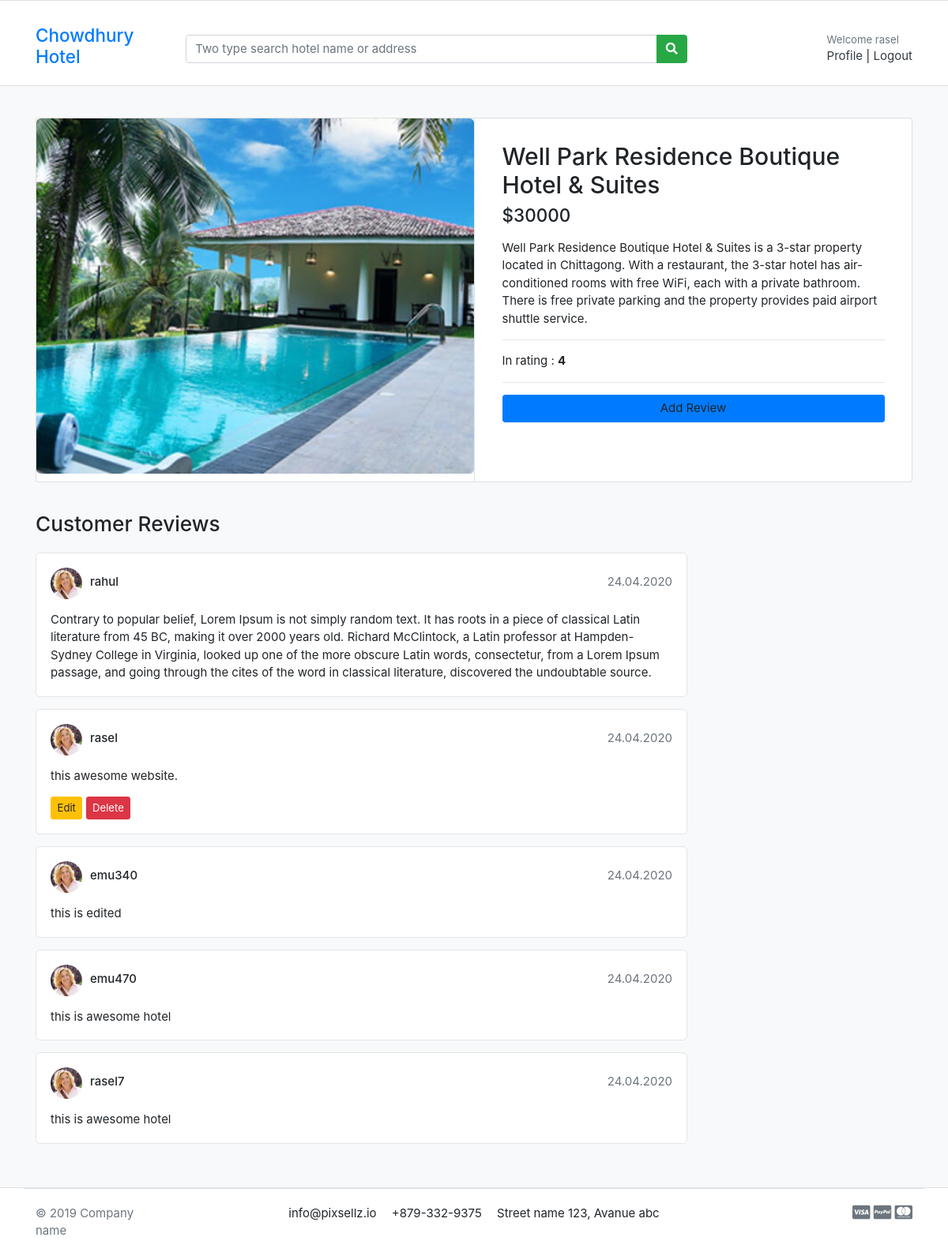
/hotel/5 (signed in), run on the app's committed database.
### store/models.py (models this page shows, shortened)
class Hotel(models.Model):
    REVIEW = (
        ('1','1'),
        ('2','2'),
        ('3','3'),
        ('4','4'),
        ('5','5')
    )
    hotel_name = models.CharField(max_length=100,unique=True)
    slug = models.CharField(max_length=100,unique=True)
    description = models.TextField()
    address = models.CharField(max_length=200)
    rating = models.CharField(max_length=30, choices=REVIEW)
    price = models.IntegerField()
    image = models.ImageField(upload_to='photos/hotel')
    is_available = models.BooleanField(default=True)
    created_date = models.DateTimeField(auto_now_add=True)
    modified_date = models.DateTimeField(auto_now=True)

class Review(models.Model):
    REVIEW = (
        ('1','1'),
        ('2','2'),
        ('3','3'),
        ('4','4'),
        ('5','5')
    )
    hotel = models.ForeignKey(Hotel, on_delete=models.CASCADE)
    user = models.ForeignKey(User, on_delete=models.CASCADE)
    rating = models.CharField(max_length=30, choices=REVIEW)
    comment = models.TextField()

### store/views.py (the view)
# urls.py: path('hotel/<slug:hotel_id>', views.hotel_details, name='hotel_details'),
def hotel_details(request,hotel_id):
    single_hotel = Hotel.objects.get(id = hotel_id)
    hotel_review = Review.objects.filter(hotel__id = hotel_id)
    return render(request, 'hotel/hotel_details.html', {'hotel':single_hotel, 'reviews':hotel_review})

### store/templates/hotel/hotel_details.html
{% extends 'base.html' %} {% block body %}
<section class="section-content padding-y bg">
  <div class="container">
    <div class="card">
      <div class="row no-gutters">
        <aside class="col-md-6">
          <article class="gallery-wrap">
            <div class="img-big-wrap">
              <a href="#"><img src="{{hotel.image.url}}" /></a>
            </div>
          </article>
        </aside>
        <main class="col-md-6 border-left">
          <article class="content-body">
            <h2 class="title">{{hotel.hotel_name}}</h2>
            <div class="mb-3">
              <var class="price h4">${{hotel.price}}</var>
            </div>
            <p>{{hotel.description}}</p>
            <hr />
            <p>In rating : <b>{{hotel.rating}}</b></p>
            <hr />
            {% if request.user.is_authenticated %}
            <a
              href="{% url 'review' hotel.id%}"
              class="btn btn-block bg-primary bg-gradient"
              >Add Review</a
            >
            {% endif %}
          </article>
        </main>
      </div>
    </div>
    <br />
    <div class="row">
      <div class="col-md-9">
        <header class="section-heading">
          <h3>Customer Reviews</h3>
        </header>
        {% for review in reviews %}
        <article class="box mb-3">
          <div class="icontext w-100">
            <img
              src="./images/avatars/avatar1.jpg"
              class="img-xs icon rounded-circle"
            />
            <div class="text">
              <span class="date text-muted float-md-right">24.04.2020 </span>
              <h6 class="mb-1">{{review.user.username}}</h6>
            </div>
          </div>
          <div class="mt-3">
            <p>{{review.comment}}</p>
          </div>
          {% if review.user == request.user %}
          <div class="mt-3">
            <a
              href="{% url 'edit_review' review.id %}"
              class="btn btn-warning btn-sm"
              >Edit</a
            >
            <a
              href="{% url 'delete_review' review.id  %}"
              class="btn btn-danger btn-sm"
              >Delete</a
            >
          </div>
          {% endif %}
        </article>
        {% endfor %}
      </div>
    </div>
  </div>
</section>
{% endblock body %}

### templates/base.html (shortened to what this page needs)
<!DOCTYPE html>
{% load static %}
<html lang="en">
  <head>
    <link
      href="{% static 'css/bootstrap.css' %}"
      rel="stylesheet"
      type="text/css"
    />
    <link
      href="{% static 'fonts/fontawesome/css/all.min.css' %}"
      type="text/css"
      rel="stylesheet"
    />
    <link href="{% static 'css/ui.css' %}" rel="stylesheet" type="text/css" />
    <link
      href="{% static 'css/responsive.css' %}"
      rel="stylesheet"
      media="only screen and (max-width: 1200px)"
    />
    <link rel="stylesheet" href="{% static 'path/to/bootstrap.min.css' %}" />
  </head>
  <body>
    <header class="section-header m-10">
      <section class="header-main border-bottom mt-3">
        <div class="container">
          <div class="row align-items-center">
            <div class="col-lg-2 col-md-3 col-6">
              <a href="" class="brand-wrap">
                <h4>Chowdhury Hotel</h4>
              </a>
            </div>
            <div class="col-lg col-md-6 col-sm-12 col">
              <form action="{% url 'search' %}" class="search" method="GET">
                <div class="input-group w-100">
                  <input
                    type="text"
                    class="form-control"
                    style="width: 60%"
                    placeholder="Two type search hotel name or address"
                    name="keyword"
                  />
                  <div class="input-group-append">
                    <button class="btn btn-success" type="submit">
                      <i class="fa fa-search"></i>
                    </button>
                  </div>
                </div>
              </form>
            </div>
            <div class="col-lg-3 col-sm-6 col-8 order-2 order-lg-3">
              <div class="d-flex justify-content-end mb-3 mb-lg-0">
                {% if request.user.is_authenticated %}
                <div class="widget-header">
                  <small class="title text-muted"
                    >Welcome {{request.user.username}}</small
                  >
                  <div>
                    <a href="{% url 'profile' %}">Profile</a>
                    <span class="dark-transp"> | </span>
                    <a href="{% url 'logout' %}"> Logout</a>
                  </div>
                </div>
                {% endif %}
              </div>
            </div>
          </div>
        </div>
      </section>
    </header>
    {% block body %} {% endblock body %}
    <footer class="section-footer border-top">
      <div class="container">
        <section class="footer-bottom border-top row">
          <div class="col-md-2">
            <p class="text-muted">&copy 2019 Company name</p>
          </div>
          <div class="col-md-8 text-md-center">
            <span class="px-2">info@pixsellz.io</span>
            <span class="px-2">+879-332-9375</span>
            <span class="px-2">Street name 123, Avanue abc</span>
          </div>
          <div class="col-md-2 text-md-right text-muted">
            <i class="fab fa-lg fa-cc-visa"></i>
            <i class="fab fa-lg fa-cc-paypal"></i>
            <i class="fab fa-lg fa-cc-mastercard"></i>
          </div>
        </section>
      </div>
    </footer>
  </body>
</html>

### static/css/ui.css (style rules this page uses)
html { font-family: "Inter", sans-serif; font-size: 15px; }
.content-body { flex: 1 1 auto; padding: 2rem 2.3rem; }
.img-xs, .img-sm, .img-md, .img-lg { -o-object-fit: cover; object-fit: cover; flex-shrink: 0; flex-grow: 0; }
.img-xs { width: 40px; height: 40px; }
.padding-y { padding-top: 40px; padding-bottom: 40px; }
var { font-style: normal; }
article:after, .form-group:after { display: block; clear: both; content: ""; }
.bg { background-color: #f8f9fa; }
.section-heading { margin-bottom: 20px; margin-top: 15px; }
p:last-child { margin-bottom: 0; }
.header-main { position: relative; padding-top: 1rem; padding-bottom: 1rem; }
.widget-header { display: inline-block; vertical-align: middle; position: relative; }
.widget-header a { color: #343a40; }
.widget-header .title { display: block; }
.footer-bottom { padding-top: 20px; padding-bottom: 20px; }
.icontext { display: inline-flex; align-items: center; vertical-align: middle; }
.icontext .text { width: 100%; line-height: 1.2; }
.icontext .icon { position: relative; margin-right: 10px; flex-shrink: 0; flex-grow: 0; }
.price { font-weight: 600; color: #212529; }
.box { padding: 18px; background: #fff; border-radius: 0.37rem; border: 1px solid #e4e4e4; }
.box img { max-width: 100%; }
.gallery-wrap .img-big-wrap { margin-bottom: 10px; border-radius: 0.37rem; overflow: hidden; background-color: #fff; }
.gallery-wrap .img-big-wrap a { text-align: center; display: block; }
.gallery-wrap .img-big-wrap img { height: 450px; width: auto; display: inline-block; }

### data on the page
Hotel: image (picture), hotel_name "Well Park Residence Boutique Hotel & Suites", price "30000", description "Well Park Residence Boutique Hotel & Suites is a 3-star property located in Chittagong. With a restaurant, the 3-star hotel has air-conditioned rooms with free WiFi, each with a private bathroom. There is free private parking and the property provides paid airport shuttle service.", rating "4"
Review: user.username "rahul", comment "Contrary to popular belief, Lorem Ipsum is not simply random text. It has roots in a piece of classical Latin literature from 45 BC, making it over 2000 years old. Richard McClintock, a Latin professor at Hampden-Sydney College in Virginia, looked up one of the more obscure Latin words, consectetur, from a Lorem Ipsum passage, and going through the cites of the word in classical literature, discovered the undoubtable source."
Review: user.username "rasel", comment "this awesome website.", shows "Edit"
Review: user.username "emu340", comment "this is edited"
Review: user.username "emu470", comment "this is awesome hotel"
Review: user.username "rasel7", comment "this is awesome hotel"

### other printed values
{{ request.user.username }} "rasel"
